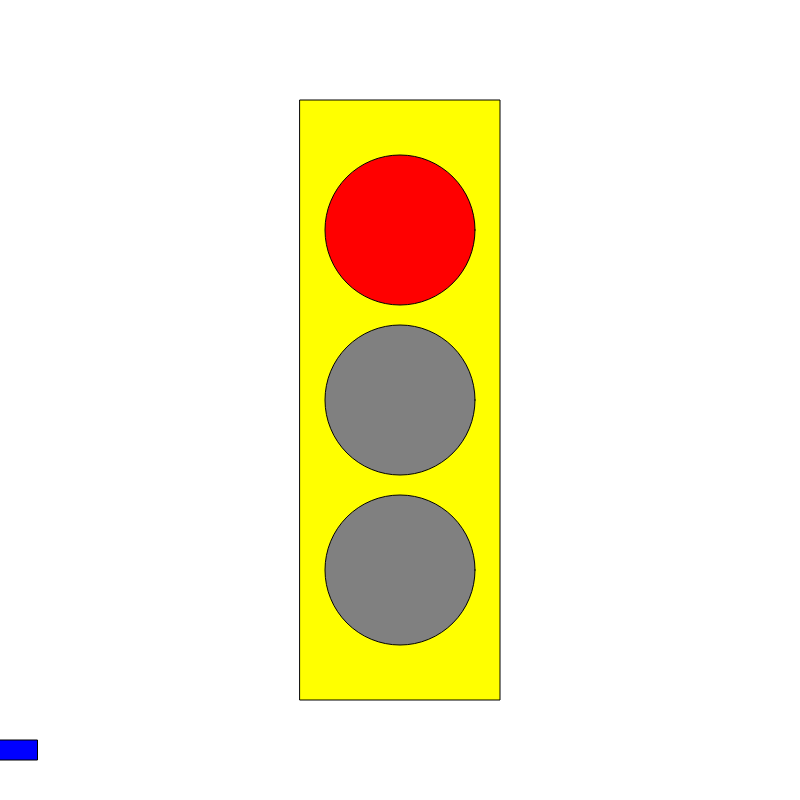
Frame 1 (no input)
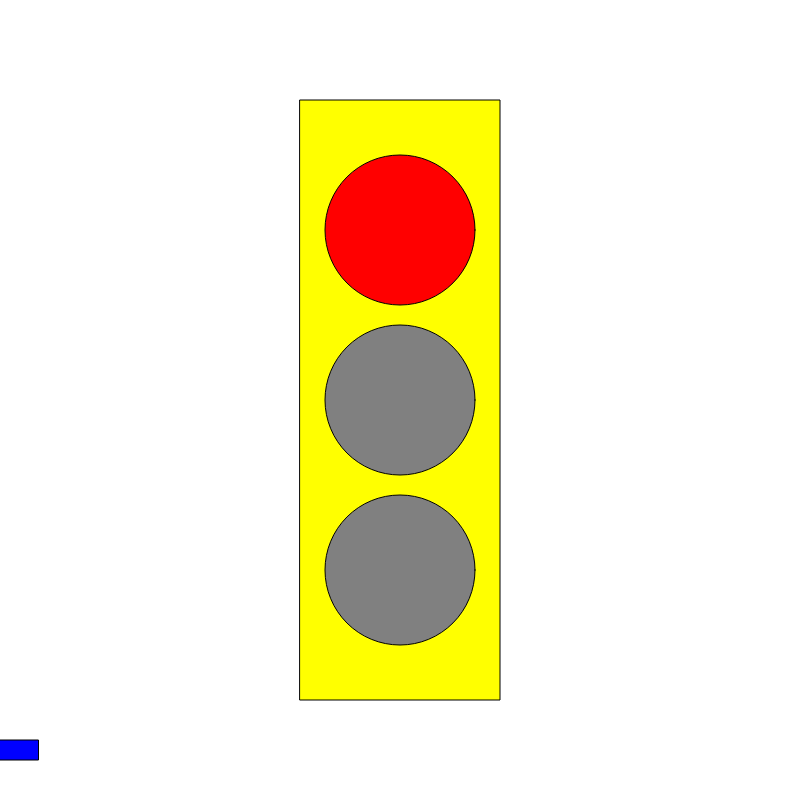
Frame 60 (no input)
Frame 120 (the mouse pressed at the canvas centre since frame 60): identical to frame 60, image omitted

The p5.js sketch that drew these frames (run headless with seeded random() and noise() and a simulated clock; from frame 60 on, the mouse is pressed at the canvas centre):

// p5.js sketch
// ── sketch.js
let state = 0;
let timer = 0;
let x = 0;
let velocity = 1;

function setup() {
  createCanvas(800, 800);
  ellipseMode(CENTER);
  rectMode(CENTER);
}

function draw() {
  background(255);
  fill('yellow');
  rect(width/2, height/2, 200, 600);
  fill('blue');
  rect(x, 750, 75, 20);
  x = x + velocity;
  if (x>width) {
    x = 0;
  }
  switch (state) {
    case 0:
      fill('red');
      ellipse(width/2, height/2-170, 150, 150);
      fill('grey');
      ellipse(width/2, height/2, 150, 150);
      ellipse(width/2, height/2+170, 150, 150);
      velocity = 0;
    break;
    case 1:
      fill('grey');
      ellipse(width/2, height/2-170, 150, 150);
      ellipse(width/2, height/2, 150, 150);
      fill('green');
      ellipse(width/2, height/2+170, 150, 150);
      velocity = 10;
    break;
    case 2:
      fill('grey');
      ellipse(width/2, height/2-170, 150, 150);
      fill('yellow');
      ellipse(width/2, height/2, 150, 150);
      fill('grey');
      ellipse(width/2, height/2+170, 150, 150);
      velocity = 5;
    break;

  }


}

function mouseReleased() {
  state++;
  if (state>2) {
    state = 0;
  }
}
